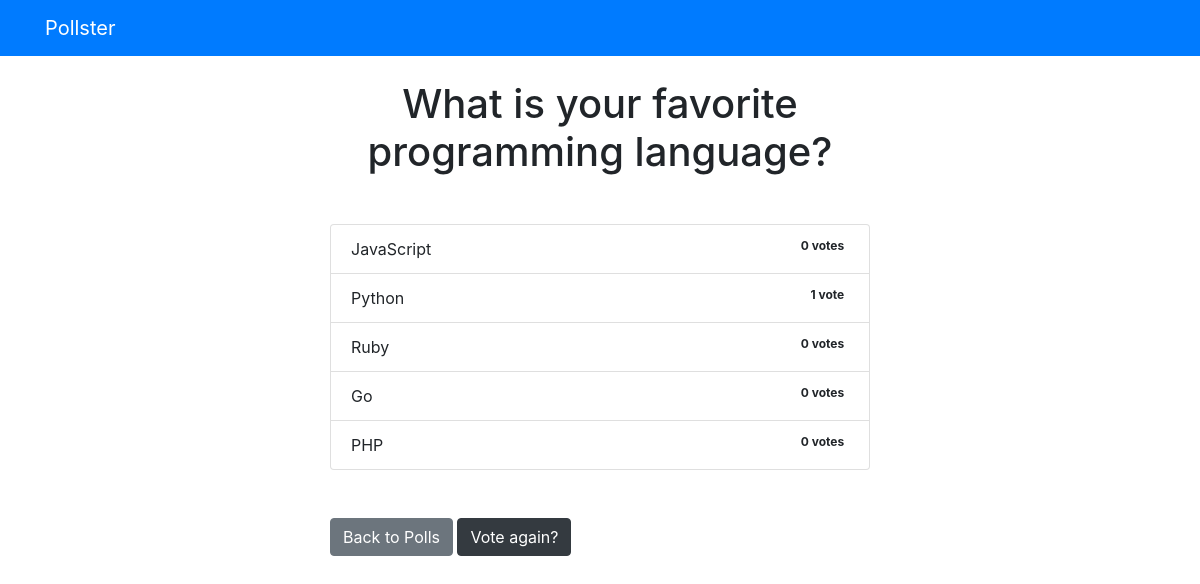
The app's page /polls/2/results/ with its own data.
### polls/models.py (models this page shows, shortened)
class Question(models.Model):
    question_text = models.CharField(max_length=200)
    pub_date = models.DateTimeField("date published")

class Choice(models.Model):
    question = models.ForeignKey(Question, on_delete=models.CASCADE)
    choice_text = models.CharField(max_length=200)
    votes = models.IntegerField(default=0)

### polls/views.py (the view)
# urls.py: path('<int:question_id>/results/', views.results, name='results'),
def results(request, question_id):
    question = get_object_or_404(Question, pk=question_id)
    return render(request, 'polls/results.html', {'question': question})

### templates/polls/results.html
{% extends 'base.html' %}
{% block content %}
<h1 class="mb-5 text-center">{{ question.question_text }}</h1>
<ul class="list-group mb-5">
    {% for choice in question.choice_set.all %}
    <li class="list-group-item">
        {{ choice.choice_text }} <span class="badge badge-sucess float-right">{{ choice.votes }}
            vote{{ choice.votes | pluralize }}
        </span>
    </li>
    {% endfor %}
</ul>
<a class="btn btn-secondary" href={% url 'polls:index' %}>Back to Polls</a>
<a class="btn btn-dark" href={% url 'polls:detail' question.id %}>Vote again?</a>
{% endblock %}

### records on screen
Question: question_text "What is your favorite programming language?"
Choice: choice_text "JavaScript", votes "0", votes|pluralize "s"
Choice: choice_text "Python", votes "1"
Choice: choice_text "Ruby", votes "0", votes|pluralize "s"
Choice: choice_text "Go", votes "0", votes|pluralize "s"
Choice: choice_text "PHP", votes "0", votes|pluralize "s"
